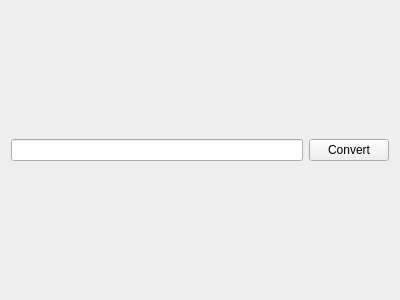
<?xml version="1.0" encoding="UTF-8"?>
<ui version="4.0">
 <class>BlocksOnNumber</class>
 <widget class="QWidget" name="BlocksOnNumber">
  <property name="geometry">
   <rect>
    <x>0</x>
    <y>0</y>
    <width>400</width>
    <height>300</height>
   </rect>
  </property>
  <property name="windowTitle">
   <string>Form</string>
  </property>
  <layout class="QGridLayout" name="gridLayout">
   <item row="1" column="0">
    <widget class="QLineEdit" name="lineEdit"/>
   </item>
   <item row="1" column="1">
    <widget class="QPushButton" name="applyFormatButton">
     <property name="text">
      <string>Convert</string>
     </property>
    </widget>
   </item>
   <item row="2" column="0" colspan="2">
    <layout class="QVBoxLayout" name="verticalLayout"/>
   </item>
  </layout>
 </widget>
 <resources/>
 <connections/>
</ui>
